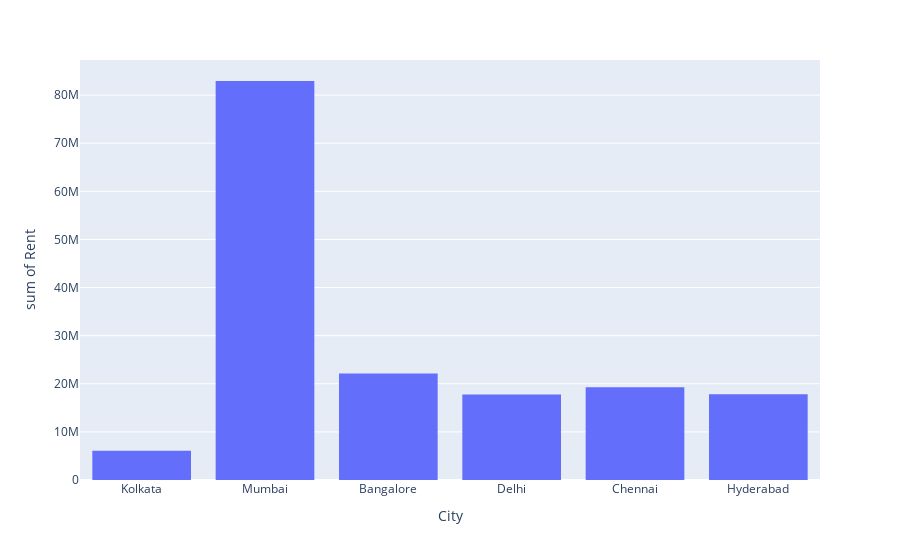

Here is the notebook cell this chart was saved with:
### Code cell
# Plotly

px.histogram(data_frame=rent_df, x ='City', y = 'Rent')

### Figure 1 — Plotly figure (JSON) as saved in the notebook; plotly's stock layout.template omitted (floating-point values rounded to 4 significant figures; data arrays with more than 128 entries replaced by an {"elided": "..."} marker saying what was removed)
{"data": [{"alignmentgroup": "True", "bingroup": "x", "histfunc": "sum", "hovertemplate": "City=%{x}<br>sum of Rent=%{y}<extra></extra>", "legendgroup": "", "marker": {"color": "#636efa", "pattern": {"shape": ""}}, "name": "", "offsetgroup": "", "orientation": "v", "showlegend": false, "type": "histogram", "x": {"elided": "4742 str values"}, "xaxis": "x", "y": {"elided": "4742 int values"}, "yaxis": "y"}], "layout": {"barmode": "relative", "legend": {"tracegroupgap": 0}, "margin": {"t": 60}, "xaxis": {"anchor": "y", "domain": [0, 1], "title": {"text": "City"}}, "yaxis": {"anchor": "x", "domain": [0, 1], "title": {"text": "sum of Rent"}}}}
